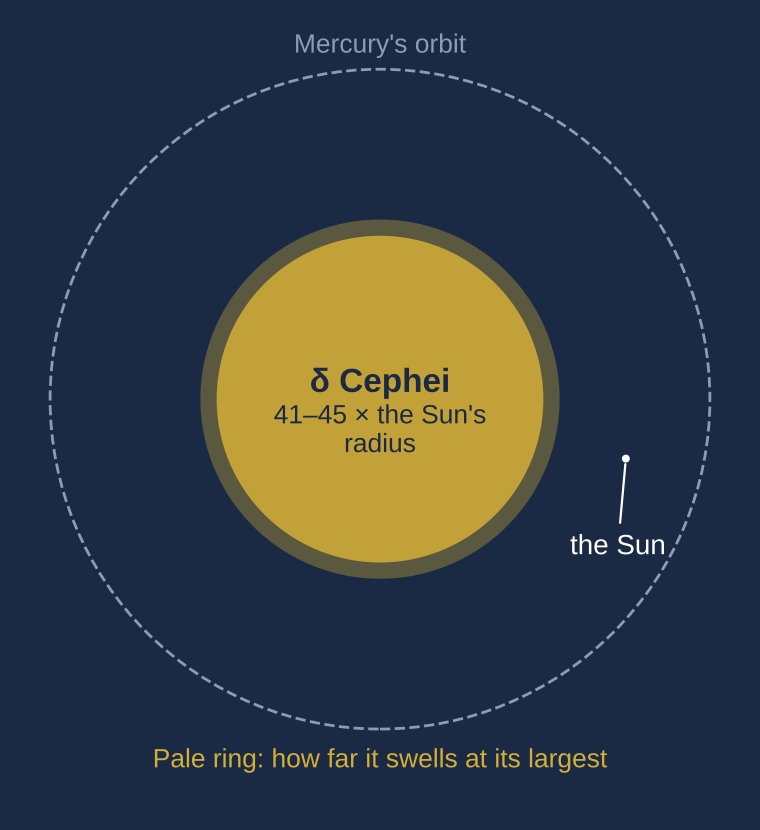

Here is the Python script that generated this plot:
"""delta Cephei's size, to scale with the Sun and Mercury's orbit.
Radius 41.2-45.3 solar radii over the pulsation cycle (Wikipedia, citing Bailleul et al. 2026;
angular diameter 1.409-1.55 mas). Mercury's mean orbital radius 0.387 AU = 83.2 solar radii
(1 AU = 215.0 solar radii). All circles to scale.
"""
import numpy as np
import matplotlib.pyplot as plt
from matplotlib.patches import Circle
from nbas_style import use, save
c = use()
fig, ax = plt.subplots(figsize=(3.8, 4.15))
fig.subplots_adjust(left=0.02, right=0.98, top=0.98, bottom=0.02)
ax.add_patch(Circle((0, 0), 83.2, fill=False, ec=c["muted"], lw=1.0, ls="--"))
ax.add_patch(Circle((0, 0), 45.3, fc=c["a"], ec="none", alpha=0.35))
ax.add_patch(Circle((0, 0), 41.2, fc=c["a"], ec="none", alpha=0.85))
ax.add_patch(Circle((62, -15), 1.0, fc=c["strong"], ec="none"))
ax.annotate("the Sun", xy=(62, -15), xytext=(60, -34), color=c["strong"], fontsize=10,
            ha="center", va="top", arrowprops=dict(arrowstyle="-", color=c["strong"], lw=0.8))
ax.text(0, 4, "δ Cephei", color=c["bg"], fontsize=12, ha="center", va="center", fontweight="bold")
ax.text(0, -8, "41–45 × the Sun's\nradius", color=c["bg"], fontsize=9.5, ha="center", va="center")
ax.text(0, 86, "Mercury's orbit", color=c["muted"], fontsize=9.5, ha="center", va="bottom")
ax.text(0, -88, "Pale ring: how far it swells at its largest", color=c["a"], fontsize=9.5,
        ha="center", va="top")
ax.set_xlim(-92, 92); ax.set_ylim(-104, 96); ax.set_aspect("equal"); ax.axis("off")
save(fig, "fig-delta-cep-size")
